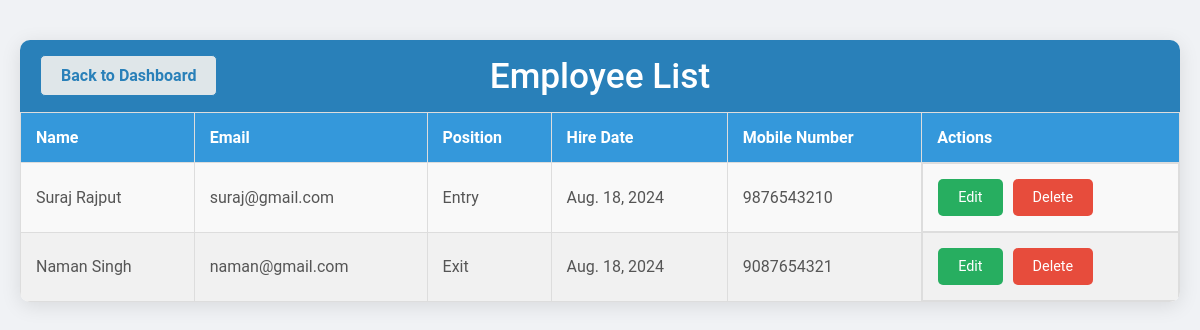
Page /show-employee/ (signed in) on the committed database.
### parking/models.py (models this page shows, shortened)
class Employee(models.Model):
    user = models.OneToOneField(User, on_delete=models.CASCADE)
    position = models.CharField(max_length=5, choices=[('entry', 'Entry'), ('exit', 'Exit'),])
    hire_date = models.DateField()
    mobile_number = models.CharField(max_length=20, null=True, blank=True)

### parking/views.py (the view)
# urls.py: path('show-employee/', login_required(views.show_employee), name="show_employee"),
def show_employee(request):
    employees = Employee.objects.all()
    return render(request, 'show_employee.html', {'employees': employees})

### parking/templates/show_employee.html (shortened to what this page needs)
<!DOCTYPE html>
<html lang="en">
<head>
</head>
<body>
    <div class="container">
        <div class="header">
            <a href="{% url 'admin_dashboard' %}" class="back-button">Back to Dashboard</a>
            <h1>Employee List</h1>
        </div>
        <table>
            <thead>
                <tr>
                    <th>Name</th>
                    <th>Email</th>
                    <th>Position</th>
                    <th>Hire Date</th>
                    <th>Mobile Number</th>
                    <th>Actions</th>
                </tr>
            </thead>
            <tbody>
                {% for employee in employees %}
                <tr>
                    <td>{{ employee.user.first_name }}</td>
                    <td>{{ employee.user.email }}</td>
                    <td>{{ employee.get_position_display }}</td>
                    <td>{{ employee.hire_date }}</td>
                    <td>{{ employee.mobile_number }}</td>
                    <td class="action-buttons">
                        <a href="{% url 'edit_employee' employee.id %}" class="edit-button">Edit</a>
                        <a href="{% url 'delete_employee' employee.id %}" class="delete-button" onclick="return confirm('Are you sure you want to delete this employee?');">Delete</a>
                    </td>
                </tr>
                {% endfor %}
            </tbody>
        </table>
    </div>
</body>
</html>

### parking/templates/show_employee.html (style rules this page uses)
body { font-family: 'Roboto', sans-serif; margin: 0; padding: 0; background-color: #f0f2f5; color: #333; display: flex; justify-content: center; align-items: flex-start; min-height: 100vh; }
.container { width: 100%; max-width: 1200px; background-color: #fff; border-radius: 10px; box-shadow: 0 4px 20px rgba(0, 0, 0, 0.1); margin: 40px 20px; overflow: hidden; }
.header { display: flex; justify-content: center; align-items: center; background-color: #2980b9; padding: 15px 20px; color: white; position: relative; }
.header h1 { margin: 0; font-size: 2.2rem; font-weight: 500; text-align: center; flex-grow: 1; }
.back-button { position: absolute; left: 20px; top: 15px; background-color: #dfe6e9; color: #2980b9; padding: 10px 20px; border-radius: 5px; text-decoration: none; font-size: 1rem; font-weight: bold; transition: all 0.3s ease; border: 1px solid #2980b9; }
table { width: 100%; border-collapse: collapse; margin: 0; font-size: 1rem; }
table, th, td { border: 1px solid #ddd; }
th { background-color: #3498db; color: #fff; padding: 15px; text-align: left; font-weight: 600; }
td { padding: 15px; text-align: left; color: #555; background-color: #f9f9f9; }
tr:nth-child(even) td { background-color: #f1f1f1; }
.action-buttons { display: flex; gap: 10px; }
.edit-button, .delete-button { padding: 10px 20px; color: #fff; text-decoration: none; border-radius: 5px; font-size: 0.9rem; cursor: pointer; border: none; transition: background-color 0.3s ease; }
.edit-button { background-color: #27ae60; }
.delete-button { background-color: #e74c3c; }

### rows in the picture
Employee: user.first_name "Suraj Rajput", user.email "suraj@gmail.com", position "Entry", hire_date "Aug. 18, 2024", mobile_number "9876543210"
Employee: user.first_name "Naman Singh", user.email "naman@gmail.com", position "Exit", hire_date "Aug. 18, 2024", mobile_number "9087654321"
